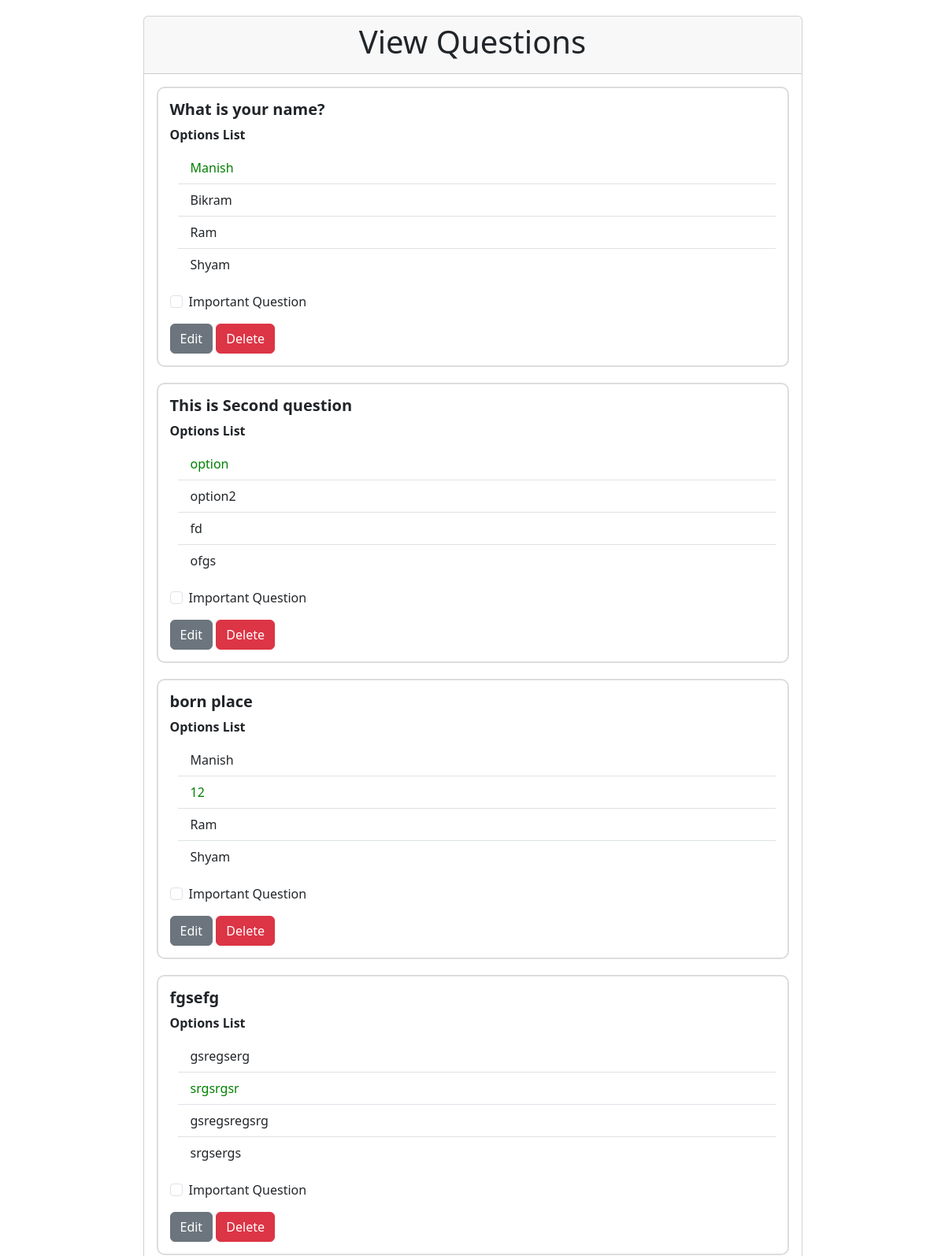
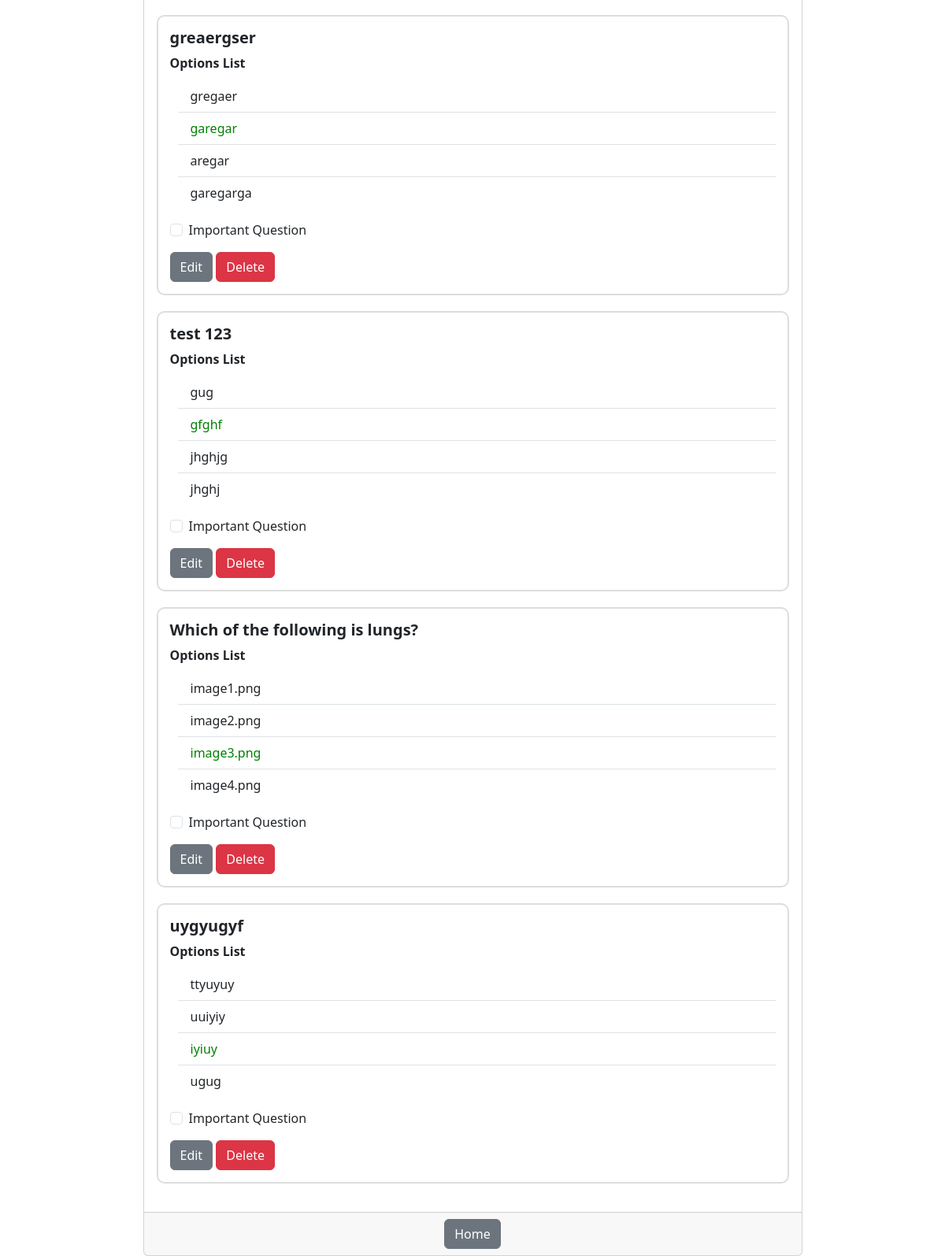
The app's page /view, older data (2 pictures, top to bottom).
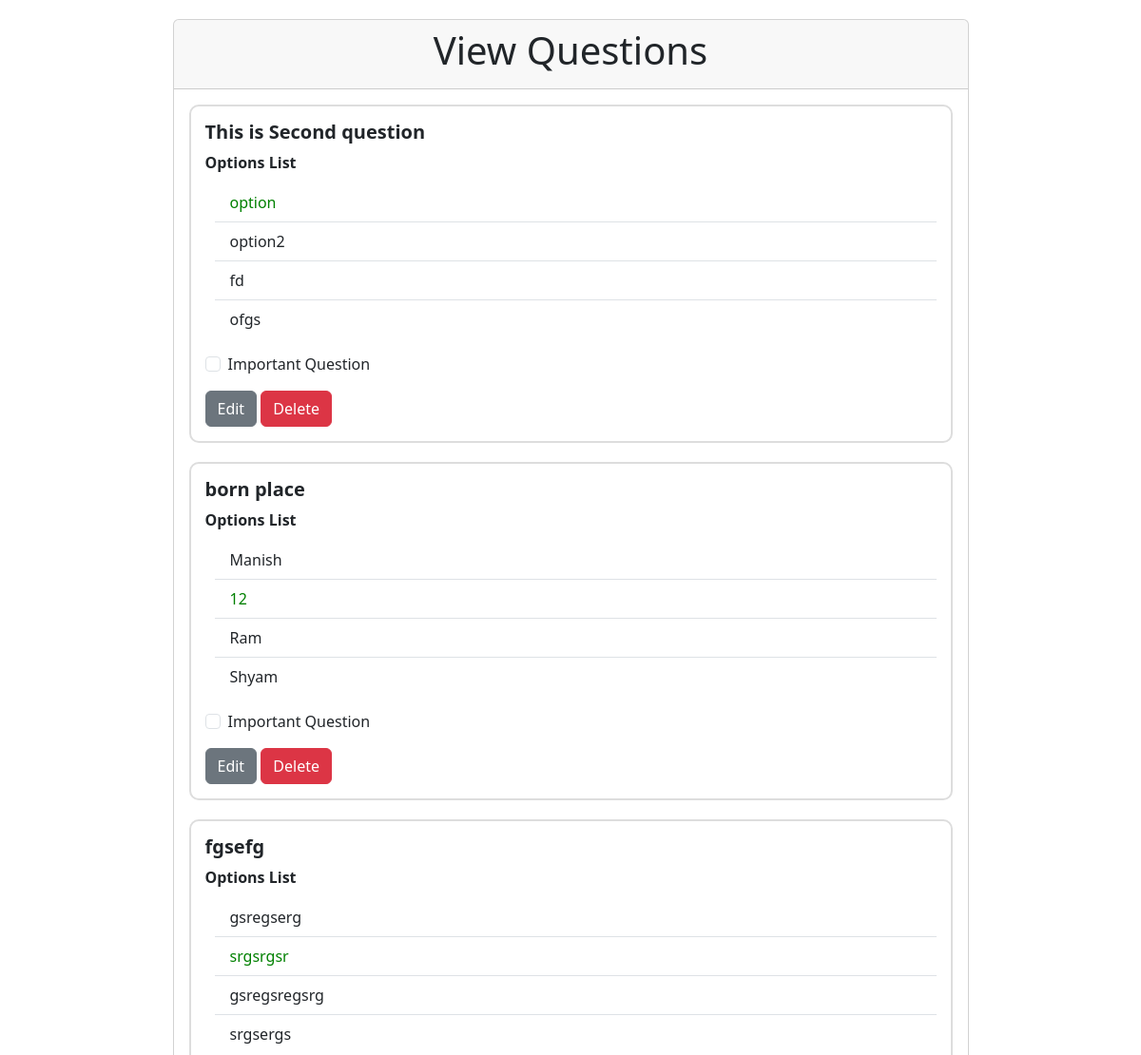
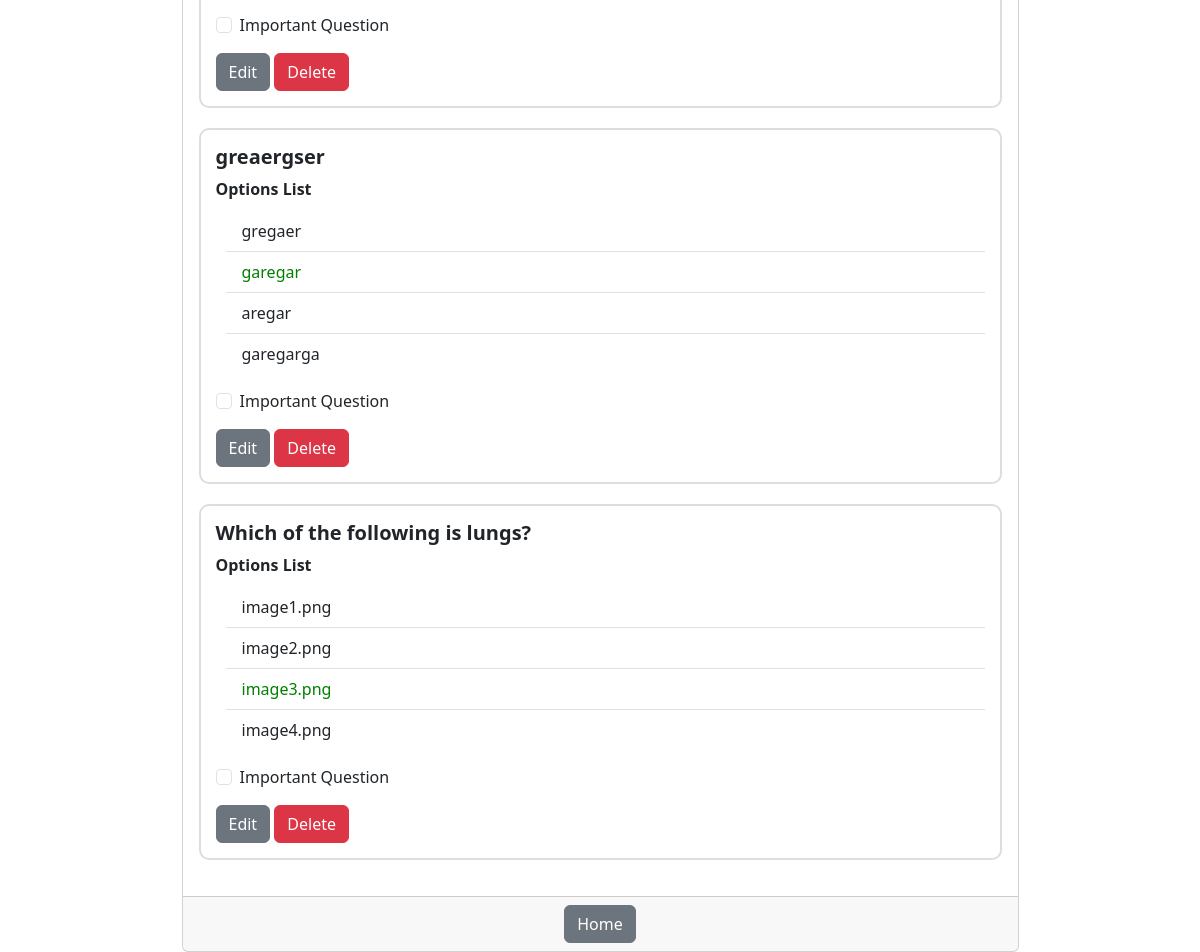
The same page, newer data (2 pictures, top to bottom).
### tables this page shows
CREATE TABLE questions (
    id INTEGER PRIMARY KEY AUTOINCREMENT,
    question TEXT NOT NULL,
    option1 TEXT NOT NULL,
    option2 TEXT NOT NULL,
    option3 TEXT NOT NULL,
    option4 TEXT NOT NULL,
    correct_option INTEGER NOT NULL
);

### app/__init__.py (the view)
@app.route('/view')
def view_questions():
    db = get_db()
    questions = db.execute('SELECT * FROM questions').fetchall()
    return render_template('view_questions.html', questions=questions)

### app/__init__.py (called while the page is built)
def get_db():
    db = sqlite3.connect(app.config['DATABASE'])
    db.row_factory = sqlite3.Row
    return db

### app/templates/view_questions.html (shortened to what this page needs)
<!DOCTYPE html>
<html>
<head>
    <link rel="stylesheet" href="https://cdn.jsdelivr.net/npm/bootstrap@5.3.0/dist/css/bootstrap.min.css">
</head>
<body>
    <div class="container center-content">
        <div class="card w-75">
            <div class="card-header">
                <h1 class="text-center">View Questions</h1>
            </div>
            <div class="card-body">
                {% for question in questions %}
                <div class="question-card">
                    <h5 class="card-title"><strong>{{ question['question'] }}
                        </strong>
                    </h5>
                    <b>Options List</b>
                    <ul class="list-group list-group-flush"
                        style="padding-left: 10px; padding-bottom: 10px; padding-top: 10px; padding-bottom: 15px;">
                        <li class="list-group-item {% if question['correct_option'] == 1 %}correct-answer{% endif %}">{{
                            question['option1'] }}</li>
                        <li class="list-group-item {% if question['correct_option'] == 2 %}correct-answer{% endif %}">{{
                            question['option2'] }}</li>
                        <li class="list-group-item {% if question['correct_option'] == 3 %}correct-answer{% endif %}">{{
                            question['option3'] }}</li>
                        <li class="list-group-item {% if question['correct_option'] == 4 %}correct-answer{% endif %}">{{
                            question['option4'] }}</li>
                    </ul>
                    <div class="mb-3 form-check">
                        <input type="checkbox" class="form-check-input" id="is_important" name="is_important" >
                        <label class="form-check-label" for="is_important">Important Question</label>
                    </div>
                    <a href="{{ url_for('edit_question', question_id=question['id']) }}"
                        class="btn btn-secondary">Edit</a>
                    <a href="{{ url_for('delete_question', question_id=question['id']) }}"
                        class="btn btn-danger delete-btn">Delete</a>
                </div>
                {% endfor %}
            </div>
            <div class="card-footer text-center">
                <a href="{{ url_for('home') }}" class="btn btn-secondary">Home</a>
            </div>
        </div>
    </div>
</body>
</html>

Row changes from the older to the newer data that the page shows:
removed questions: question "What is your name?", option1 "Manish", option2 "Bikram", option3 "Ram", option4 "Shyam", correct_option 1 (drawn)
removed questions: question "test 123", option1 "gug", option2 "gfghf", option3 "jhghjg", option4 "jhghj", correct_option 2 (drawn)
removed questions: question "uygyugyf", option1 "ttyuyuy", option2 "uuiyiy", option3 "iyiuy", option4 "ugug", correct_option 3 (drawn)
